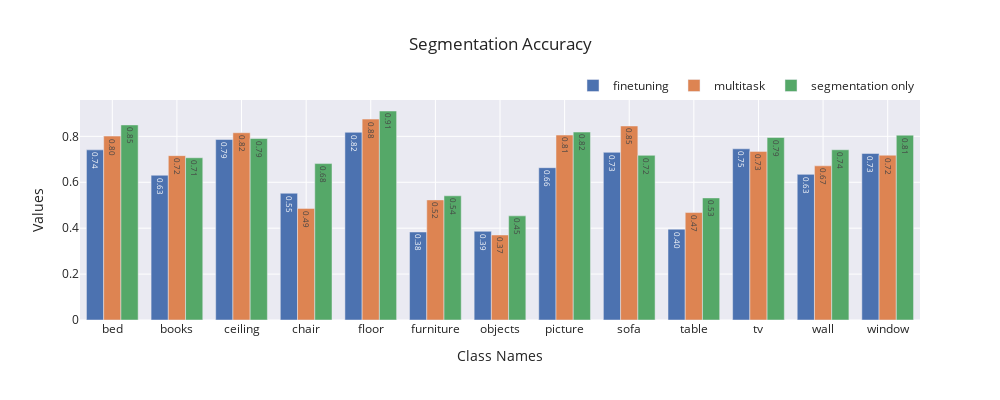

Source (notebook cell):
### Code cell
x, rows = get_values("Accuracy", segmentation_values)

names =[
 'finetuning',
 'multitask',
 'segmentation only'] 

plot_bar(x, rows[2:], names, "Class Names", "Values", "Segmentation Accuracy")

### Figure 1 — Plotly figure (JSON) as saved in the notebook; plotly's stock layout.template omitted (floating-point values rounded to 4 significant figures)
{"data": [{"name": "finetuning", "text": ["0.74", "0.63", "0.79", "0.55", "0.82", "0.38", "0.39", "0.66", "0.73", "0.40", "0.75", "0.63", "0.73"], "type": "bar", "x": ["bed", "books", "ceiling", "chair", "floor", "furniture", "objects", "picture", "sofa", "table", "tv", "wall", "window"], "y": [0.7411, 0.6306, 0.7861, 0.5523, 0.8175, 0.3834, 0.3866, 0.6634, 0.7304, 0.3956, 0.7457, 0.6344, 0.7253]}, {"name": "multitask", "text": ["0.80", "0.72", "0.82", "0.49", "0.88", "0.52", "0.37", "0.81", "0.85", "0.47", "0.73", "0.67", "0.72"], "type": "bar", "x": ["bed", "books", "ceiling", "chair", "floor", "furniture", "objects", "picture", "sofa", "table", "tv", "wall", "window"], "y": [0.8012, 0.7159, 0.8157, 0.4861, 0.875, 0.5231, 0.3703, 0.8056, 0.8452, 0.468, 0.7344, 0.6716, 0.7178]}, {"name": "segmentation only", "text": ["0.85", "0.71", "0.79", "0.68", "0.91", "0.54", "0.45", "0.82", "0.72", "0.53", "0.79", "0.74", "0.81"], "type": "bar", "x": ["bed", "books", "ceiling", "chair", "floor", "furniture", "objects", "picture", "sofa", "table", "tv", "wall", "window"], "y": [0.8497, 0.7067, 0.7906, 0.6813, 0.9104, 0.541, 0.4536, 0.8187, 0.7173, 0.5318, 0.7949, 0.7416, 0.8051]}], "layout": {"autosize": false, "barmode": "group", "height": 400, "legend": {"orientation": "h", "x": 1, "xanchor": "right", "y": 1, "yanchor": "bottom"}, "title": {"text": "Segmentation Accuracy"}, "width": 1000, "xaxis": {"title": {"text": "Class Names"}}, "yaxis": {"title": {"text": "Values"}}}}
